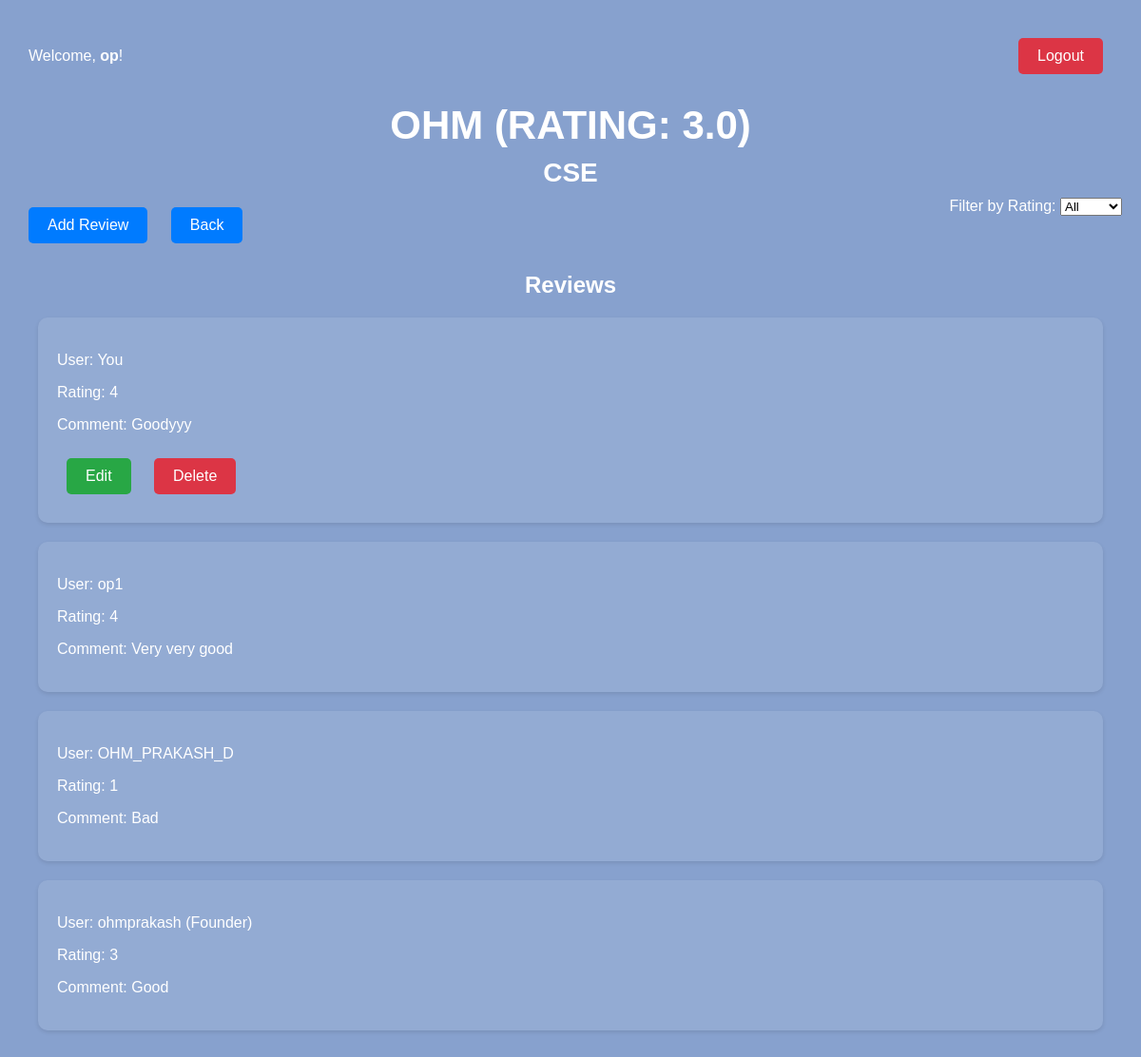
The app's page /teachers/1/ (signed in) with its own data.
### reviews/models.py (models this page shows)
class Teacher(models.Model):
    name = models.CharField(max_length=100)
    department = models.CharField(max_length=100)

class Review(models.Model):
    user = models.ForeignKey(User, on_delete=models.CASCADE)
    teacher = models.ForeignKey(Teacher, on_delete=models.CASCADE)
    rating = models.IntegerField()
    comment = models.TextField()
    created_at = models.DateTimeField(auto_now_add=True)

### reviews/views.py (the view)
# urls.py: path('teachers/<int:teacher_id>/', views.teacher_detail, name='teacher_detail'),
@login_required
def teacher_detail(request, teacher_id):
    teacher = Teacher.objects.get(pk=teacher_id)
    reviews = Review.objects.filter(teacher=teacher)
    average_rating = reviews.aggregate(Avg('rating'))['rating__avg']
    return render(request, 'teacher_detail.html', {'teacher': teacher, 'reviews': reviews, 'average_rating': average_rating})

### reviews/templates/teacher_detail.html (shortened to what this page needs)
<!DOCTYPE html>
<html lang="en">
<head>
</head>
<body>
    <div class="header">
        {% if user.is_authenticated %}
            <p>Welcome, <b>{{ user.username }}</b>!</p>
            <a href="{% url 'logout' %}" class="button logout-button">Logout</a>
        {% else %}
            <a href="{% url 'login' %}">Login</a>
        {% endif %}
    </div>
    <h2>{{ teacher.name }} (Rating: {{ average_rating|default:"N/A"|floatformat:"1" }})<br><p class="department">{{ teacher.department }}</p></h2>
    <div style="float: right;">
        <label for="rating-filter">Filter by Rating:</label>
        <select id="rating-filter">
            <option value="all">All</option>
        </select>
    </div>
    <a href="{% url 'add_review' teacher.id %}" class="button">Add Review</a>
    <a href="{% url 'teacher_list' %}" class="button">Back</a>
    <p class="reviews-title">Reviews</p>
    <ul>
        {% for review in reviews %}
            {% if review.user == user %}
                <li class="review" data-rating="{{ review.rating }}">
                    <p>User: You</p>
                    <p>Rating: {{ review.rating }}</p>
                    <p>Comment: {{ review.comment }}</p>
                    <a href="{% url 'edit_review' teacher.id review.id %}" class="button edit-button">Edit</a>
                    <a href="{% url 'delete_review' teacher.id review.id %}" class="button delete-button" onclick="return confirm('Are you sure you want to delete this review?')">Delete</a>
                </li>
            {% endif %}
        {% endfor %}
        {% for review in reviews %}
            {% if review.user != user %}
                <li class="review" data-rating="{{ review.rating }}">
                    <p>User:
                        {% if review.user.is_superuser %}
                            {{ review.user.username }} (Founder)
                        {% else %}
                            {{ review.user.username }}
                        {% endif %}
                    </p>
                    <p>Rating: {{ review.rating }}</p>
                    <p>Comment: {{ review.comment }}</p>
                </li>
            {% endif %}
        {% empty %}
            <p>No reviews available.</p>
        {% endfor %}
    </ul>
</body>
</html>

### reviews/templates/teacher_detail.html (style rules this page uses)
body, ul { margin: 0; padding: 0; font-family: Arial, sans-serif; }
body { background-color: #87A1CE; color: white; max-width: 1200px; margin: 0 auto; padding: 20px; font-family: 'Helvetica', sans-serif; min-height: 100vh; }
div.header { color: white; padding: 10px; display: flex; justify-content: space-between; align-items: center; transition: background 0.3s, transform 0.3s; }
a { color: white; text-decoration: none; margin: 0 10px; transition: color 0.3s; }
a.button { background-color: #007bff; color: #fff; padding: 10px 20px; text-decoration: none; border-radius: 5px; margin: 10px; display: inline-block; transition: background-color 0.3s, transform 0.3s; }
h2 { font-size: 42px; margin: 10px; text-align: center; text-transform: uppercase; color: white; }
ul { list-style: none; margin: 20px; }
li { margin-bottom: 20px; padding: 20px; background: rgba(255, 255, 255, 0.1); border-radius: 10px; box-shadow: 0 2px 4px rgba(0, 0, 0, 0.1); transition: transform 0.3s, box-shadow 0.3s; }
p.department { font-size: 28px; text-align: center; margin: 10px; color: white; }
a.edit-button { background-color: #28a745; color: #fff; }
a.delete-button { background-color: #dc3545; color: #fff; }
a.logout-button { background-color: #dc3545; color: #fff; }
p.reviews-title { font-size: 24px; text-align: center; font-weight: bold; margin: 20px 0; color: white; }

### records on screen
Teacher: name "OHM", department "CSE"
Review: rating "4", comment "Goodyyy"
Review: user.username "op1", rating "4", comment "Very very good"
Review: user.username "OHM_PRAKASH_D", rating "1", comment "Bad"
Review: user.username "ohmprakash", rating "3", comment "Good"

### other values on screen
{{ user.username }} "op"
{{ average_rating|default:"N/A"|floatformat:"1" }} "3.0"
